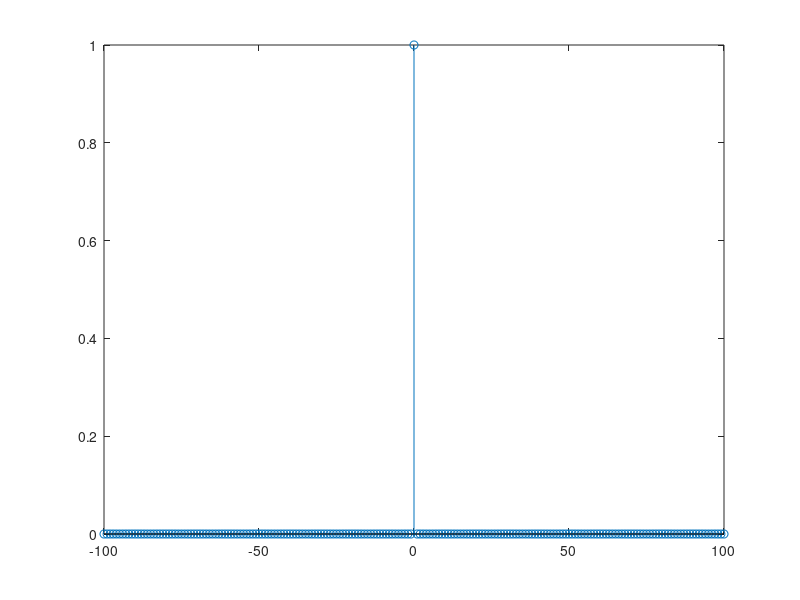

This figure's MATLAB source: (Note: this script raises an error after producing the figure.)
N=100;
n = -N:N;
x = 1*(n==0);
figure, stem(n,x);

y = zeros(size(x));

k= zeros(size(x));

for k = 1:length(x)

          if (k == 1) || (k==2)
               y(k)=1*x(k);
          else
              if   k == 3
                 y(k-2)= 0.35*x(k-2);
              else
                  if   k == 4
                     y(k-3)= -0.2*x(k-3);
                  else
                      if   k==6
                       y(k-5)= (-0.1)*x(k-5);
                      else
                          if   k>=7
                           y(k-6)= (-0.05)*x(k-6);
                          end
                      end 
                  end   
              end
          end   
          
end        
 
stem(k+9,y)